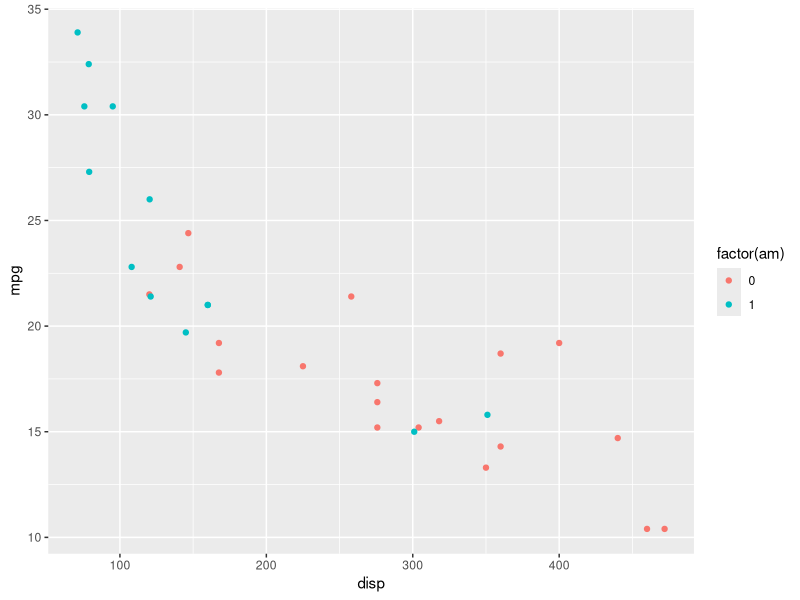
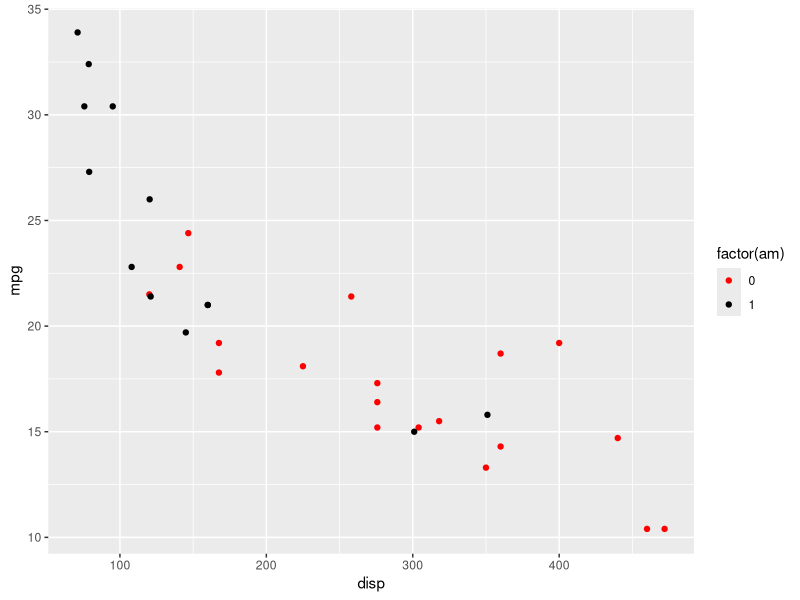
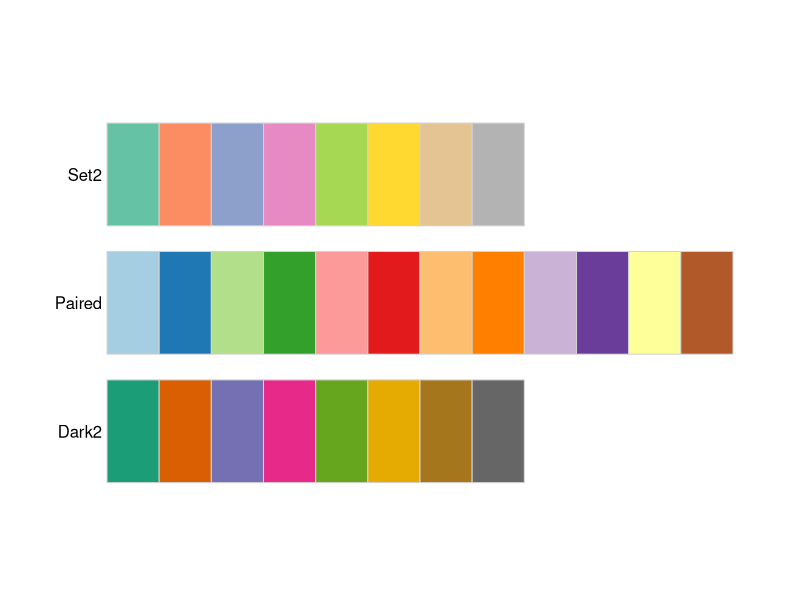
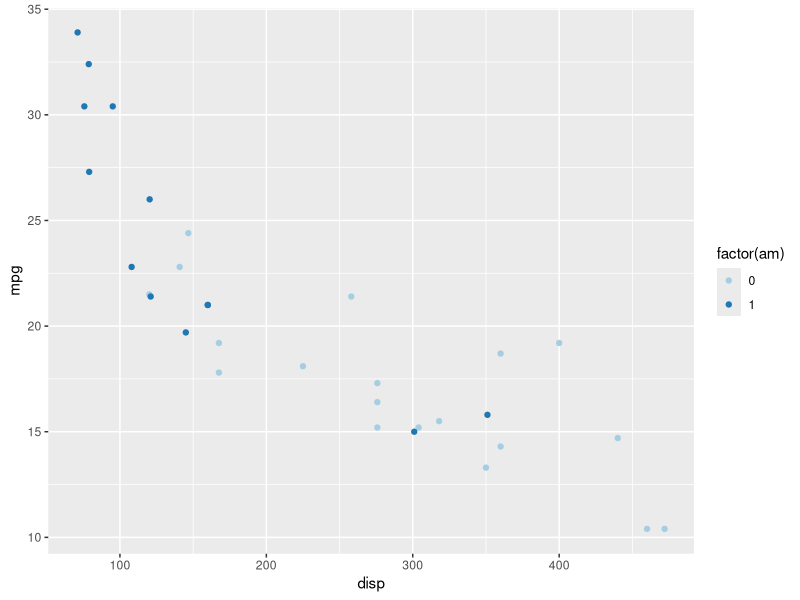

Recreate these plots in R, in order.
## ---- chunk 1
knitr::opts_chunk$set(
  collapse = TRUE,
  comment = "##"
)
## ---- chunk 2
pkgs <- c(
    "readr", "dplyr", "tidyr", "ggplot2",
    "plotly", "survival", "ggsurvfit"
)
## ---- chunk 3
pkgs <- setdiff(pkgs, rownames(installed.packages()))
## ---- chunk 4
base_url <-
    "https://raw.githubusercontent.com/mtmorgan/RPG520/main/inst/extdata/"
ALL_url <- paste0(base_url, "ALL.csv")
## ---- chunk 5
library(dplyr)
tbl <- tibble(
    mouse = rep(LETTERS[1:5], each = 3),
    week = rep(1:3, times = 5),
    tumor_weight = runif(15)
)
tbl
## ---- chunk 6
tbl |>
    group_by(week) |>
    summarize(n_mice = n(), av_wt = mean(tumor_weight))
## ---- chunk 7
tbl |>
    mutate(mouse_weight = 5 + rnorm(15))
## ---- chunk 8
tbl |>
    tidyr::pivot_wider(
               names_from = "week", names_prefix = "week_",
               values_from = "tumor_weight"
           )
## ---- chunk 9
library(ggplot2)
plt <-
    ggplot(mtcars) +
    aes(x = disp, y = mpg, color = factor(am)) +
    geom_point()
plt
## ---- chunk 10
plt +
    scale_color_manual(values = c("red", "black"))
## ---- chunk 11
RColorBrewer::display.brewer.all(type = "qual", colorblindFriendly=TRUE)
## ---- chunk 12
plt +
    scale_color_brewer(type = "qual", palette = "Paired")
